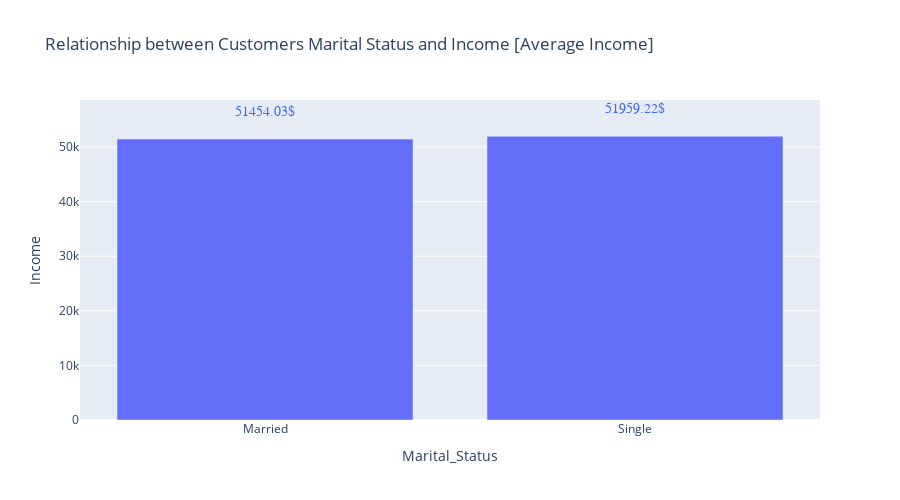

The code cell stored with this chart in its notebook:
### Markdown cell above
#### MARITAL STATUS & INCOME:

### Code cell
mask = df_cut.groupby("Marital_Status")["Income"].mean()
mask = mask.reset_index()
fig = px.bar(data_frame=mask, x="Marital_Status", y="Income", height=500, 
             title="Relationship between Customers Marital Status and Income [Average Income]")

annotation = []
for x, y in zip(mask["Marital_Status"], mask["Income"]):
    annotation.append(
        dict(x=x, y=y +5000,
             text=str(round(y, 2)) + '$',
             font=dict(family='Arial', size=14, color='rgb(66, 99, 236)'), showarrow=False)
    )

fig.update_xaxes(categoryorder='array', categoryarray= ["21-30", "31-40"])
fig.update_layout(annotations=annotation)
fig.show()

### Figure 1 — Plotly figure (JSON) as saved in the notebook; plotly's stock layout.template omitted (floating-point values rounded to 4 significant figures)
{"data": [{"alignmentgroup": "True", "hovertemplate": "Marital_Status=%{x}<br>Income=%{y}<extra></extra>", "legendgroup": "", "marker": {"color": "#636efa", "pattern": {"shape": ""}}, "name": "", "offsetgroup": "", "orientation": "v", "showlegend": false, "textposition": "auto", "type": "bar", "x": ["Married", "Single"], "xaxis": "x", "y": [51450.0, 51960.0], "yaxis": "y"}], "layout": {"annotations": [{"font": {"color": "rgb(66, 99, 236)", "family": "Arial", "size": 14}, "showarrow": false, "text": "51454.03$", "x": "Married", "y": 56450.0}, {"font": {"color": "rgb(66, 99, 236)", "family": "Arial", "size": 14}, "showarrow": false, "text": "51959.22$", "x": "Single", "y": 56960.0}], "barmode": "relative", "height": 500, "legend": {"tracegroupgap": 0}, "title": {"text": "Relationship between Customers Marital Status and Income [Average Income]"}, "xaxis": {"anchor": "y", "categoryarray": ["21-30", "31-40"], "categoryorder": "array", "domain": [0, 1], "title": {"text": "Marital_Status"}}, "yaxis": {"anchor": "x", "domain": [0, 1], "title": {"text": "Income"}}}}
